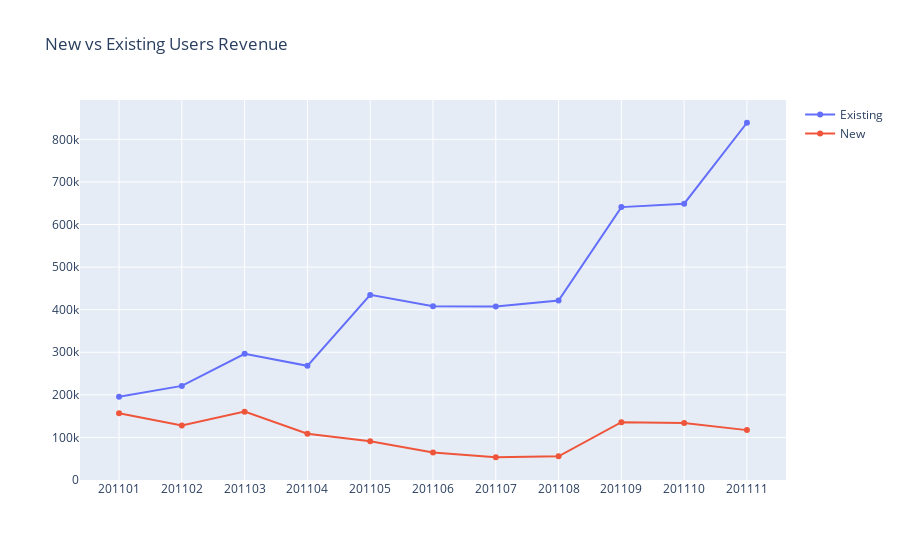

Notebook source saved alongside this figure:
### Code cell
#Plotting it
df_rev_usertype = df_rev_usertype.query("InvoiceYearMonth!=201012 and InvoiceYearMonth!=201112")


plot_data = [
    go.Scatter(
        x=df_rev_usertype.query("UserType == 'Existing'")['InvoiceYearMonth'],
        y=df_rev_usertype.query("UserType == 'Existing'")['Revenue'],
        name = 'Existing'
    ),
    go.Scatter(
        x=df_rev_usertype.query("UserType == 'New'")['InvoiceYearMonth'],
        y=df_rev_usertype.query("UserType == 'New'")['Revenue'],
        name = 'New'
    )
]

plot_layout = go.Layout(
        xaxis={"type": "category"},
        title='New vs Existing Users Revenue'
    )
fig = go.Figure(data=plot_data, layout=plot_layout)
py_off.iplot(fig)

### Figure 1 — Plotly figure (JSON) as saved in the notebook; plotly's stock layout.template omitted (floating-point values rounded to 4 significant figures)
{"data": [{"name": "Existing", "type": "scatter", "x": [201101, 201102, 201103, 201104, 201105, 201106, 201107, 201108, 201109, 201110, 201111], "y": [195300.0, 221000.0, 296400.0, 268200.0, 434700.0, 408000.0, 407700.0, 421400.0, 640900.0, 648800.0, 839000.0]}, {"name": "New", "type": "scatter", "x": [201101, 201102, 201103, 201104, 201105, 201106, 201107, 201108, 201109, 201110, 201111], "y": [156700.0, 127859, 160600.0, 108500.0, 90850.0, 64480.0, 53450.0, 55620.0, 135700.0, 133900.0, 117200.0]}], "layout": {"title": {"text": "New vs Existing Users Revenue"}, "xaxis": {"type": "category"}}}
